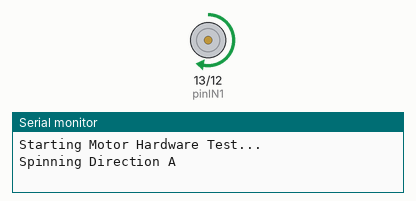
Simulated run of this sketch. Board: ESP32. On the bench: motor-driver pin pairs drawn as motors (green arrow = first pin HIGH = forward, orange = second pin HIGH = backward, longer = more drive), the last lines printed to the serial monitor.

Above: at 3.0 s.
At 6.0 s:
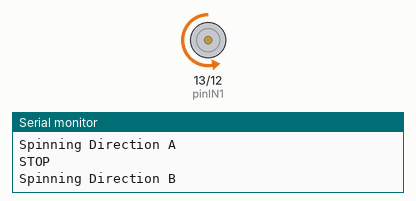
At 8.5 s:
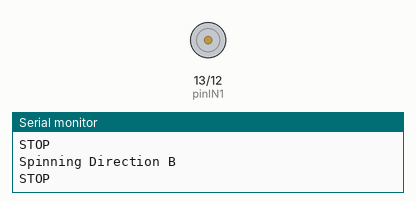
Timing chart, 0 to 12.4 s (numbered marks = the images above):
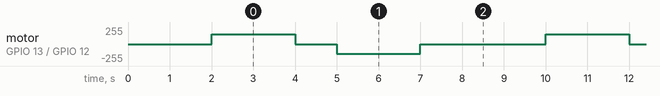

Measured:
- by itself, motor on GPIO 13 (pinIN1) / GPIO 12 (pinIN2): repeats every 8.0 s: stopped 1.0 s, backward 149/255 2.0 s, stopped 3.0 s, forward 149/255 2.0 s

The sketch:

Single_Motor_Test.ino
```cpp
// --- Motor Hardware Isolation Test (Schematic Matched) ---

// Updated to match your coworker's schematic
const int pinIN1 = 13;
const int pinIN2 = 12;
const int testSpeed = 150; // Safe indoor testing speed (0-255)

void setup() {
  Serial.begin(115200);
  Serial.println("Starting Motor Hardware Test...");

  // Initialize pins for PWM control (1000 Hz, 8-bit resolution)
  ledcAttach(pinIN1, 1000, 8);
  ledcAttach(pinIN2, 1000, 8);

  // Ensure motor starts stopped
  ledcWrite(pinIN1, 0);
  ledcWrite(pinIN2, 0);
  delay(2000);
}

void loop() {
  // 1. Spin Direction A
  Serial.println("Spinning Direction A");
  ledcWrite(pinIN1, testSpeed);
  ledcWrite(pinIN2, 0);
  delay(2000);

  // 2. Hard Stop
  Serial.println("STOP");
  ledcWrite(pinIN1, 0);
  ledcWrite(pinIN2, 0);
  delay(1000);

  // 3. Spin Direction B (Reverse)
  Serial.println("Spinning Direction B");
  ledcWrite(pinIN1, 0);
  ledcWrite(pinIN2, testSpeed);
  delay(2000);

  // 4. Hard Stop
  Serial.println("STOP");
  ledcWrite(pinIN1, 0);
  ledcWrite(pinIN2, 0);
  delay(3000);
}
```
